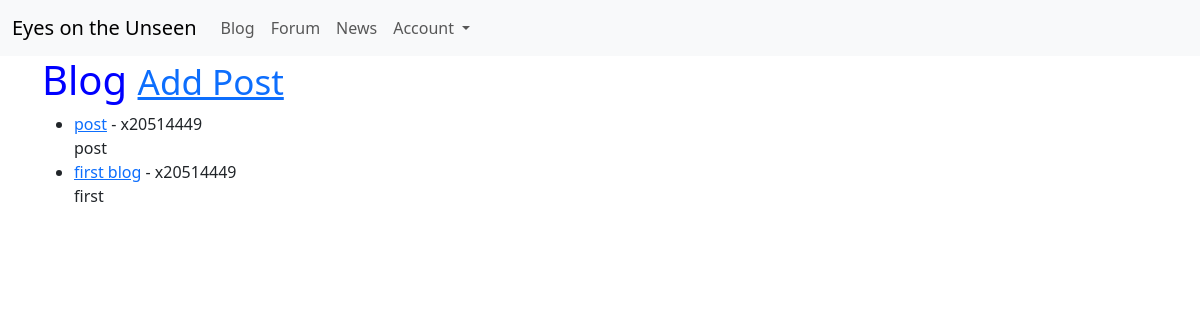
The app's page /index/ with its own data.
### blog/models.py (models this page shows, shortened)
class Post(models.Model):
    id = models.BigAutoField(primary_key=True)
    author = models.ForeignKey(User, on_delete=models.CASCADE)
    title = models.CharField(max_length=255)
    content = models.TextField()
    date = models.DateTimeField(auto_now_add=True)
    likes = models.ManyToManyField(User, related_name='blog_post')
    is_blog_post = models.BooleanField()
    category = models.ForeignKey('Category', on_delete=models.CASCADE, null=True, blank=True)

### blog/views.py (the view)
# urls.py: path("index/", IndexView.as_view(), name="index"),
class IndexView(ListView):
    model = Post
    template_name = "index.html"
    context_object_name = "blog_post"
    ordering = ["-id"]
    def get_queryset(self):
        return Post.objects.filter(is_blog_post=True).order_by('-id') # only shows the blog posts

### blog/templates/index.html (shortened to what this page needs)
{% extends 'base.html' %}
{% block content %}
<h1>Blog <small><a href="{% url 'addPost' %}">Add Post</a></small></h1>
  <ul>
    {% for post in blog_post %}
      <li>
        <a href="{% url 'blogContent' post.pk %}">{{ post.title }}</a> - {{ post.author.username }}
        <br>
        {{ post.content|slice:"100"|safe }}
      </li>
    {% endfor %}
  </ul>
{% endblock %}

### blog/static/blog/style.css (style rules this page uses)
h1 { color:blue; }

### records on screen
Post: title "post", author.username "x20514449", content "post"
Post: title "first blog", author.username "x20514449", content "first"
